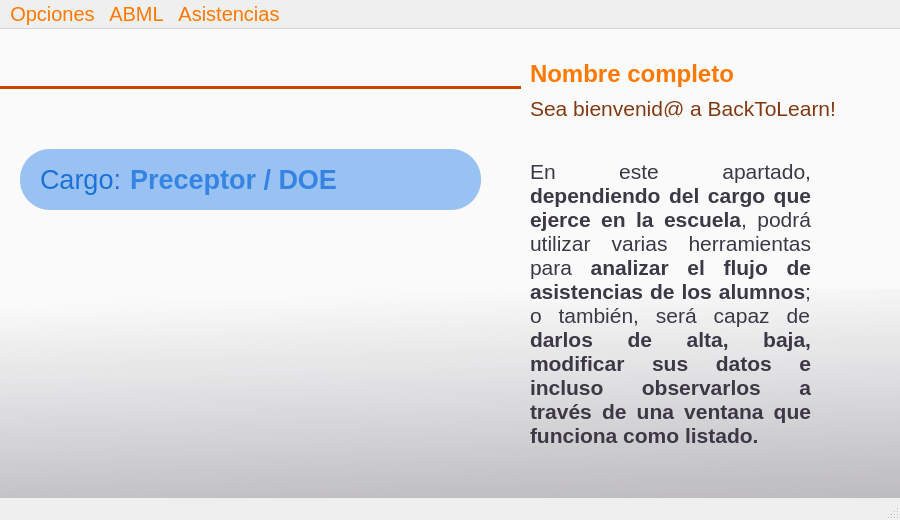
<?xml version="1.0" encoding="UTF-8"?>
<ui version="4.0">
 <class>menu_herramientas</class>
 <widget class="QMainWindow" name="menu_herramientas">
  <property name="geometry">
   <rect>
    <x>0</x>
    <y>0</y>
    <width>900</width>
    <height>520</height>
   </rect>
  </property>
  <property name="font">
   <font>
    <bold>false</bold>
   </font>
  </property>
  <property name="windowTitle">
   <string>MainWindow</string>
  </property>
  <widget class="QWidget" name="centralwidget">
   <widget class="QLabel" name="label_nombreUsuario">
    <property name="geometry">
     <rect>
      <x>530</x>
      <y>30</y>
      <width>441</width>
      <height>31</height>
     </rect>
    </property>
    <property name="font">
     <font>
      <pointsize>18</pointsize>
      <bold>true</bold>
     </font>
    </property>
    <property name="styleSheet">
     <string notr="true">color: rgb(255, 120, 0);</string>
    </property>
    <property name="text">
     <string>&lt;html&gt;&lt;head/&gt;&lt;body&gt;&lt;p&gt;&lt;span style=&quot; color:#ff7800;&quot;&gt;Nombre completo&lt;/span&gt;&lt;/p&gt;&lt;/body&gt;&lt;/html&gt;</string>
    </property>
   </widget>
   <widget class="QLabel" name="label_3">
    <property name="geometry">
     <rect>
      <x>530</x>
      <y>67</y>
      <width>311</width>
      <height>21</height>
     </rect>
    </property>
    <property name="font">
     <font>
      <pointsize>16</pointsize>
      <fontweight>DemiBold</fontweight>
     </font>
    </property>
    <property name="text">
     <string>&lt;html&gt;&lt;head/&gt;&lt;body&gt;&lt;p&gt;&lt;span style=&quot; color:#823a13;&quot;&gt;Sea bienvenid@ a BackToLearn!&lt;/span&gt;&lt;/p&gt;&lt;/body&gt;&lt;/html&gt;</string>
    </property>
   </widget>
   <widget class="Line" name="line">
    <property name="geometry">
     <rect>
      <x>0</x>
      <y>50</y>
      <width>521</width>
      <height>16</height>
     </rect>
    </property>
    <property name="styleSheet">
     <string notr="true">color: rgb(198, 70, 0);</string>
    </property>
    <property name="frameShadow">
     <enum>QFrame::Shadow::Plain</enum>
    </property>
    <property name="lineWidth">
     <number>3</number>
    </property>
    <property name="orientation">
     <enum>Qt::Orientation::Horizontal</enum>
    </property>
   </widget>
   <widget class="QLabel" name="label_2">
    <property name="geometry">
     <rect>
      <x>530</x>
      <y>130</y>
      <width>281</width>
      <height>311</height>
     </rect>
    </property>
    <property name="font">
     <font>
      <pointsize>16</pointsize>
      <bold>false</bold>
     </font>
    </property>
    <property name="text">
     <string>&lt;html&gt;&lt;head/&gt;&lt;body&gt;&lt;p&gt;&lt;span style=&quot; color:#3d3846;&quot;&gt;En este apartado, &lt;/span&gt;&lt;span style=&quot; font-weight:700; color:#3d3846;&quot;&gt;dependiendo del cargo que ejerce en la escuela&lt;/span&gt;&lt;span style=&quot; color:#3d3846;&quot;&gt;, podrá utilizar varias herramientas para &lt;/span&gt;&lt;span style=&quot; font-weight:700; color:#3d3846;&quot;&gt;analizar el flujo de asistencias de los alumnos&lt;/span&gt;&lt;span style=&quot; color:#3d3846;&quot;&gt;; o también, será capaz de &lt;/span&gt;&lt;span style=&quot; font-weight:700; color:#3d3846;&quot;&gt;darlos de alta, baja, modificar sus datos e incluso observarlos a través de una ventana que funciona como listado.&lt;/span&gt;&lt;/p&gt;&lt;/body&gt;&lt;/html&gt;</string>
    </property>
    <property name="textFormat">
     <enum>Qt::TextFormat::RichText</enum>
    </property>
    <property name="scaledContents">
     <bool>false</bool>
    </property>
    <property name="alignment">
     <set>Qt::AlignmentFlag::AlignJustify|Qt::AlignmentFlag::AlignTop</set>
    </property>
    <property name="wordWrap">
     <bool>true</bool>
    </property>
    <property name="margin">
     <number>0</number>
    </property>
    <property name="openExternalLinks">
     <bool>false</bool>
    </property>
   </widget>
   <widget class="QLabel" name="label_4">
    <property name="geometry">
     <rect>
      <x>40</x>
      <y>130</y>
      <width>81</width>
      <height>41</height>
     </rect>
    </property>
    <property name="font">
     <font>
      <pointsize>20</pointsize>
      <fontweight>DemiBold</fontweight>
     </font>
    </property>
    <property name="text">
     <string>&lt;html&gt;&lt;head/&gt;&lt;body&gt;&lt;p&gt;&lt;span style=&quot; color:#1c71d8;&quot;&gt;Cargo:&lt;/span&gt;&lt;/p&gt;&lt;/body&gt;&lt;/html&gt;</string>
    </property>
   </widget>
   <widget class="QLabel" name="label_cargoUsuario">
    <property name="geometry">
     <rect>
      <x>130</x>
      <y>130</y>
      <width>271</width>
      <height>41</height>
     </rect>
    </property>
    <property name="font">
     <font>
      <pointsize>20</pointsize>
      <bold>true</bold>
     </font>
    </property>
    <property name="styleSheet">
     <string notr="true">color: rgb(53, 132, 228);</string>
    </property>
    <property name="text">
     <string>&lt;html&gt;&lt;head/&gt;&lt;body&gt;&lt;p&gt;&lt;span style=&quot; color:#3584e4;&quot;&gt;Preceptor / DOE&lt;/span&gt;&lt;/p&gt;&lt;/body&gt;&lt;/html&gt;</string>
    </property>
    <property name="wordWrap">
     <bool>true</bool>
    </property>
   </widget>
   <widget class="QLabel" name="label_6">
    <property name="geometry">
     <rect>
      <x>30</x>
      <y>200</y>
      <width>100</width>
      <height>100</height>
     </rect>
    </property>
    <property name="text">
     <string/>
    </property>
    <property name="pixmap">
     <pixmap resource="IMAGENES.qrc">:/logos/IMAGENES/iconoDeAlta.png</pixmap>
    </property>
    <property name="scaledContents">
     <bool>true</bool>
    </property>
   </widget>
   <widget class="QLabel" name="label_7">
    <property name="geometry">
     <rect>
      <x>150</x>
      <y>200</y>
      <width>100</width>
      <height>100</height>
     </rect>
    </property>
    <property name="text">
     <string/>
    </property>
    <property name="pixmap">
     <pixmap resource="IMAGENES.qrc">:/logos/IMAGENES/iconoDeBaja.png</pixmap>
    </property>
    <property name="scaledContents">
     <bool>true</bool>
    </property>
   </widget>
   <widget class="QLabel" name="label_8">
    <property name="geometry">
     <rect>
      <x>250</x>
      <y>190</y>
      <width>120</width>
      <height>120</height>
     </rect>
    </property>
    <property name="text">
     <string/>
    </property>
    <property name="pixmap">
     <pixmap resource="IMAGENES.qrc">:/logos/IMAGENES/iconoDeModificacion.png</pixmap>
    </property>
    <property name="scaledContents">
     <bool>true</bool>
    </property>
   </widget>
   <widget class="QLabel" name="label_9">
    <property name="geometry">
     <rect>
      <x>370</x>
      <y>200</y>
      <width>101</width>
      <height>91</height>
     </rect>
    </property>
    <property name="text">
     <string/>
    </property>
    <property name="pixmap">
     <pixmap resource="IMAGENES.qrc">:/logos/IMAGENES/iconoDeListado.png</pixmap>
    </property>
    <property name="scaledContents">
     <bool>true</bool>
    </property>
   </widget>
   <widget class="QLabel" name="label_degrade">
    <property name="geometry">
     <rect>
      <x>0</x>
      <y>-150</y>
      <width>1041</width>
      <height>721</height>
     </rect>
    </property>
    <property name="styleSheet">
     <string notr="true">background-color: qlineargradient(spread:pad, x1:0.485, y1:0, x2:0.48, y2:1, stop:0 rgba(255, 255, 255, 172), stop:1 rgba(255, 255, 255, 173));</string>
    </property>
    <property name="text">
     <string/>
    </property>
   </widget>
   <widget class="QLabel" name="label_fondo">
    <property name="geometry">
     <rect>
      <x>0</x>
      <y>0</y>
      <width>1021</width>
      <height>581</height>
     </rect>
    </property>
    <property name="text">
     <string/>
    </property>
    <property name="pixmap">
     <pixmap resource="IMAGENES.qrc">:/logos/IMAGENES/fondito_preceptores.jpg</pixmap>
    </property>
    <property name="scaledContents">
     <bool>true</bool>
    </property>
   </widget>
   <widget class="QLabel" name="label_degrade_2">
    <property name="geometry">
     <rect>
      <x>0</x>
      <y>260</y>
      <width>1041</width>
      <height>461</height>
     </rect>
    </property>
    <property name="styleSheet">
     <string notr="true">background-color: qlineargradient(spread:pad, x1:0.515, y1:1, x2:0.435, y2:0, stop:0 rgba(61, 56, 70, 173), stop:1 rgba(255, 255, 255, 0));</string>
    </property>
    <property name="text">
     <string/>
    </property>
   </widget>
   <widget class="QLabel" name="label_5">
    <property name="geometry">
     <rect>
      <x>20</x>
      <y>120</y>
      <width>461</width>
      <height>61</height>
     </rect>
    </property>
    <property name="styleSheet">
     <string notr="true">background-color: rgb(153, 193, 241);
border-radius: 30px;</string>
    </property>
    <property name="text">
     <string/>
    </property>
   </widget>
   <zorder>label_fondo</zorder>
   <zorder>label_degrade</zorder>
   <zorder>label_nombreUsuario</zorder>
   <zorder>label_3</zorder>
   <zorder>line</zorder>
   <zorder>label_2</zorder>
   <zorder>label_6</zorder>
   <zorder>label_7</zorder>
   <zorder>label_5</zorder>
   <zorder>label_cargoUsuario</zorder>
   <zorder>label_4</zorder>
   <zorder>label_8</zorder>
   <zorder>label_degrade_2</zorder>
   <zorder>label_9</zorder>
  </widget>
  <widget class="QMenuBar" name="menubar">
   <property name="geometry">
    <rect>
     <x>0</x>
     <y>0</y>
     <width>900</width>
     <height>29</height>
    </rect>
   </property>
   <property name="font">
    <font>
     <pointsize>15</pointsize>
     <bold>false</bold>
    </font>
   </property>
   <property name="styleSheet">
    <string notr="true">color: rgb(255, 120, 0);
alternate-background-color: rgb(255, 190, 111);
selection-background-color: rgb(255, 190, 111);</string>
   </property>
   <widget class="QMenu" name="menuOpciones">
    <property name="font">
     <font>
      <pointsize>13</pointsize>
     </font>
    </property>
    <property name="styleSheet">
     <string notr="true">selection-color: rgb(0, 0, 0);
color: rgb(0, 0, 0);</string>
    </property>
    <property name="title">
     <string>Opciones</string>
    </property>
    <addaction name="actionCambiarCuenta"/>
    <addaction name="separator"/>
    <addaction name="actionSalir"/>
   </widget>
   <widget class="QMenu" name="menuABML">
    <property name="font">
     <font>
      <pointsize>13</pointsize>
     </font>
    </property>
    <property name="styleSheet">
     <string notr="true">selection-color: rgb(0, 0, 0);
color: rgb(0, 0, 0);</string>
    </property>
    <property name="title">
     <string>ABML</string>
    </property>
    <addaction name="actionAlta"/>
    <addaction name="separator"/>
    <addaction name="actionBaja"/>
    <addaction name="separator"/>
    <addaction name="actionModificacion"/>
    <addaction name="separator"/>
    <addaction name="actionListado"/>
   </widget>
   <widget class="QMenu" name="menuAsistencias">
    <property name="font">
     <font>
      <pointsize>13</pointsize>
     </font>
    </property>
    <property name="styleSheet">
     <string notr="true">selection-color: rgb(0, 0, 0);
color: rgb(0, 0, 0);</string>
    </property>
    <property name="title">
     <string>Asistencias</string>
    </property>
    <addaction name="actionRegistro_de_asistencias"/>
    <addaction name="separator"/>
    <addaction name="actionResumen_asistencias_faltas"/>
    <addaction name="separator"/>
    <addaction name="actionPosibles_abandonantes"/>
    <addaction name="separator"/>
    <addaction name="actionReuniones"/>
   </widget>
   <addaction name="menuOpciones"/>
   <addaction name="menuABML"/>
   <addaction name="menuAsistencias"/>
  </widget>
  <widget class="QStatusBar" name="statusbar"/>
  <action name="actionCambiarCuenta">
   <property name="icon">
    <iconset theme="x-office-address-book"/>
   </property>
   <property name="text">
    <string>   Cambiar cuenta</string>
   </property>
  </action>
  <action name="actionSalir">
   <property name="icon">
    <iconset theme="QIcon::ThemeIcon::ApplicationExit"/>
   </property>
   <property name="text">
    <string>   Salir</string>
   </property>
  </action>
  <action name="actionAlta">
   <property name="enabled">
    <bool>true</bool>
   </property>
   <property name="icon">
    <iconset theme="QIcon::ThemeIcon::ListAdd"/>
   </property>
   <property name="text">
    <string>   Alta</string>
   </property>
  </action>
  <action name="actionBaja">
   <property name="icon">
    <iconset theme="QIcon::ThemeIcon::DialogError"/>
   </property>
   <property name="text">
    <string>   Baja</string>
   </property>
  </action>
  <action name="actionModificacion">
   <property name="icon">
    <iconset theme="QIcon::ThemeIcon::EditCut"/>
   </property>
   <property name="text">
    <string>   Modificación</string>
   </property>
  </action>
  <action name="actionListado">
   <property name="icon">
    <iconset theme="QIcon::ThemeIcon::DocumentOpen"/>
   </property>
   <property name="text">
    <string>   Listado</string>
   </property>
  </action>
  <action name="actionRegistro_de_asistencias">
   <property name="icon">
    <iconset theme="accessories-text-editor"/>
   </property>
   <property name="text">
    <string>   Registro de asistencias</string>
   </property>
  </action>
  <action name="actionResumen_asistencias_faltas">
   <property name="icon">
    <iconset theme="dialog-information"/>
   </property>
   <property name="text">
    <string>   Resumen de asistencias y faltas</string>
   </property>
  </action>
  <action name="actionPosibles_abandonantes">
   <property name="icon">
    <iconset theme="dialog-warning"/>
   </property>
   <property name="text">
    <string>  Posibles abandonantes</string>
   </property>
  </action>
  <action name="actionReuniones">
   <property name="icon">
    <iconset theme="phone"/>
   </property>
   <property name="text">
    <string>   Reuniones</string>
   </property>
  </action>
 </widget>
 <resources>
  <include location="IMAGENES.qrc"/>
 </resources>
 <connections/>
</ui>
